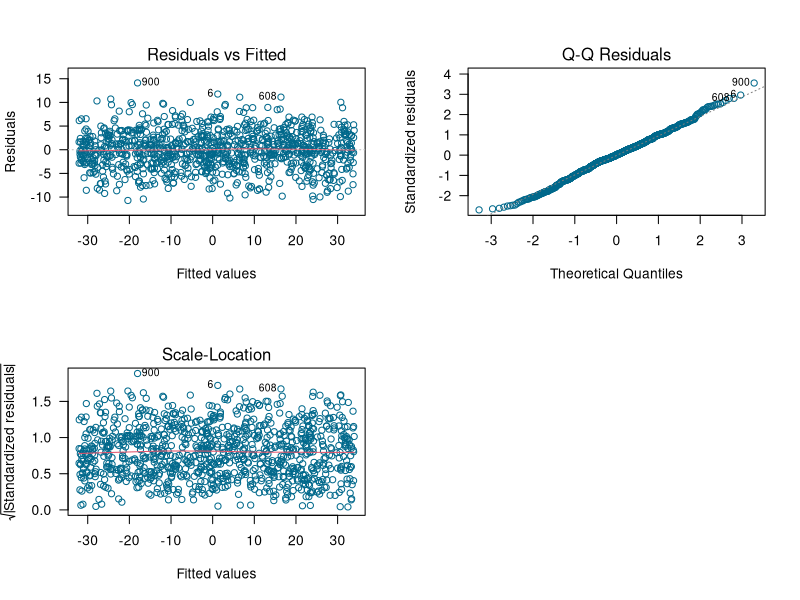
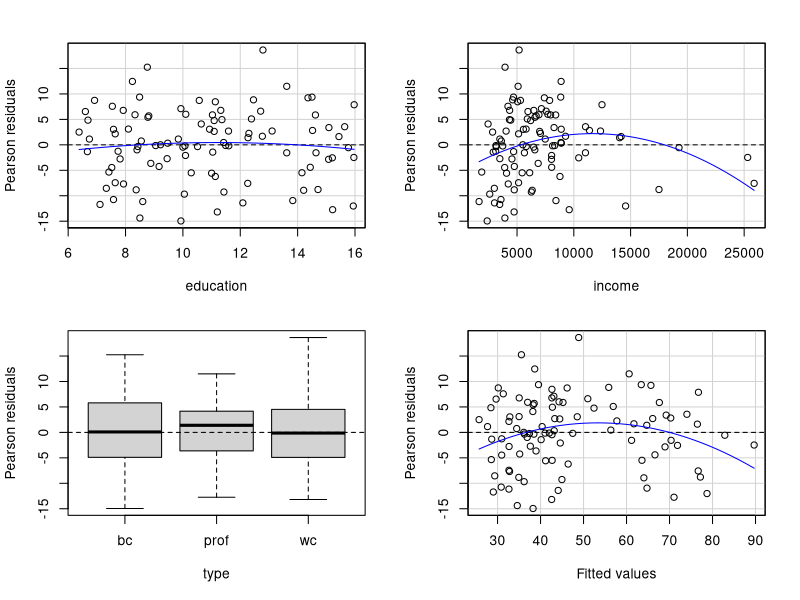
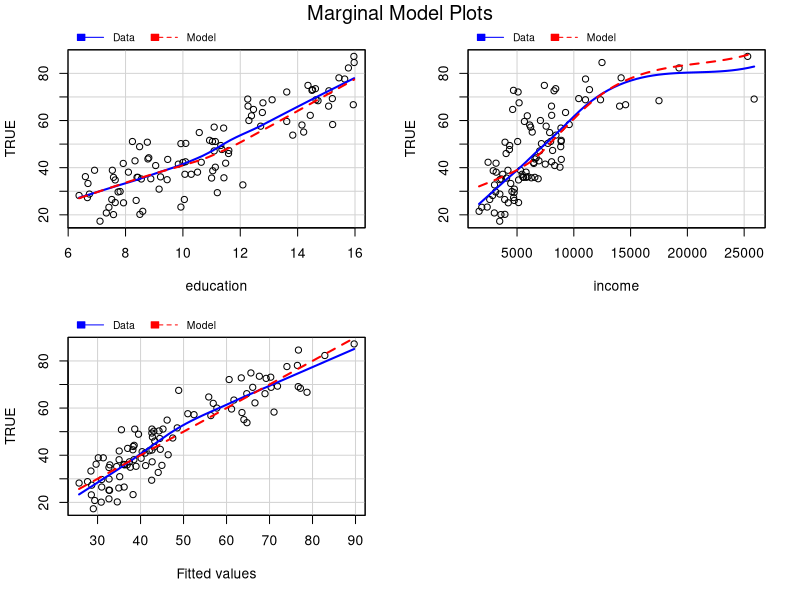

These figures' R source, in order:
## ---- chunk 1
gen_dat <- function(n) {
  varianza <- 16
  x <- runif(n=n, min=-5, max=6)
  media <- 4 - 6 * x
  y <- rnorm(n=n, mean=media, sd=sqrt(varianza))
  marco_datos <- data.frame(y=y, x=x)
  return(marco_datos)
}

datos <- gen_dat(n=1000)
mod <- lm(y ~ x, data=datos)
## ---- chunk 2
par(mfrow=c(2, 2))
plot(mod, las=1, col='deepskyblue4', which=1:3)
## ---- chunk 3
library(car)
str(Prestige)
prestige_mod <- lm (prestige ~ education + income + type, data=Prestige)
## ---- chunk 4
residualPlots(prestige_mod)
## ---- chunk 5

marginalModelPlots(prestige_mod)
